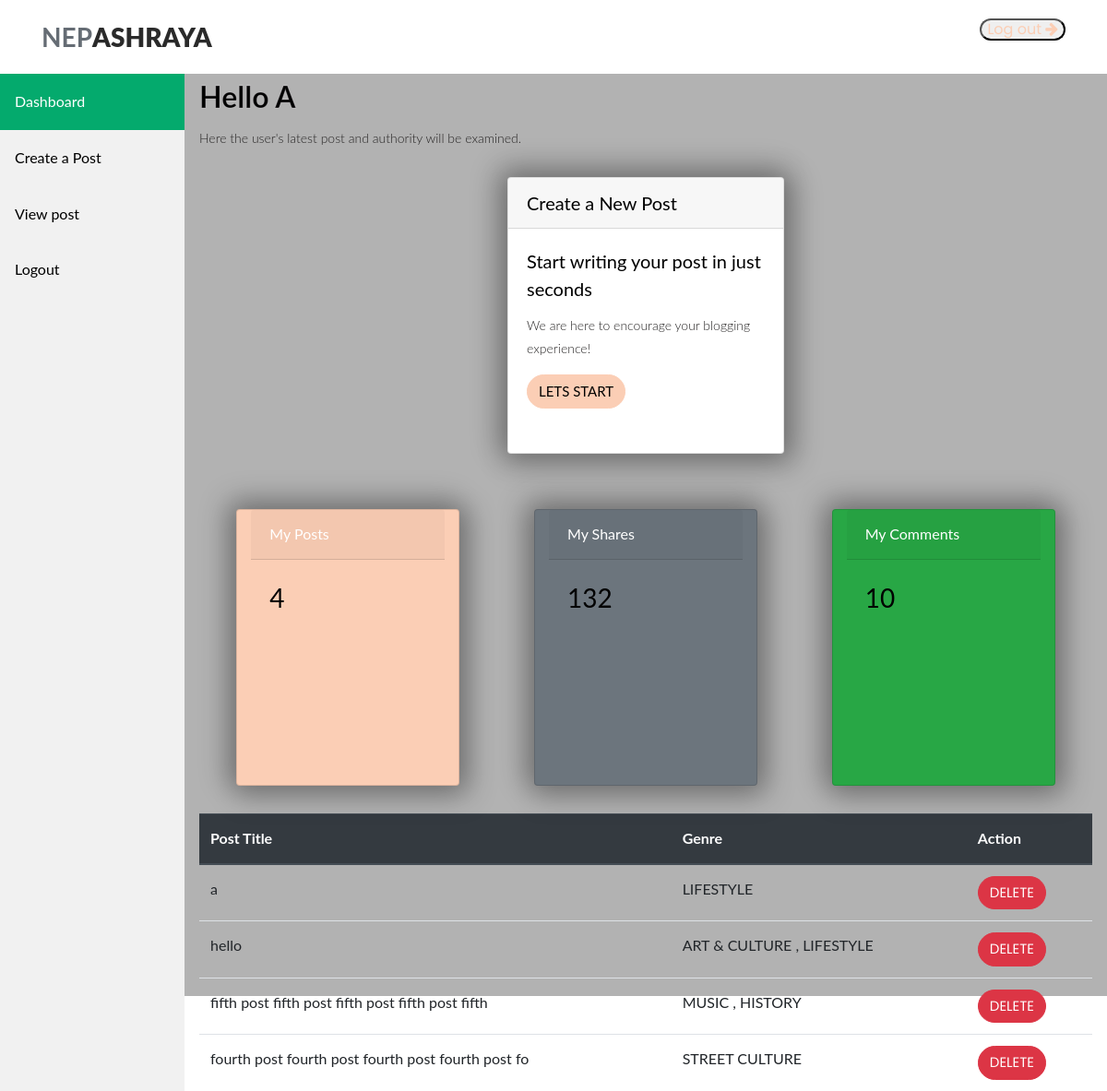
Page /upload/ (signed in) on the committed database.
### Nepa_application/models.py (models this page shows, shortened)
class Topic(models.Model):
    title = models.CharField(max_length=100)
    long_description = models.TextField()
    category = models.ManyToManyField("Category", related_name='topics')
    province = models.ForeignKey(province, on_delete=models.CASCADE, related_name='topics')
    post_date = models.DateTimeField(default=timezone.now)
    is_verified = models.BooleanField(default=False)
    author = models.CharField(max_length=100, default="Anonymous")
    likes = models.ManyToManyField(User, related_name='topic', blank=True)
    report = models.IntegerField(User, default=0)
    commentCount = models.IntegerField(default=0, null=True, blank=True)
    class Meta:
        ordering = ['-post_date']

class Category(models.Model):
    name = models.CharField(max_length=100)
    description = models.TextField()
    image = models.ImageField(upload_to='category_images')

### Nepa_application/views.py (the view, shortened to what this page needs)
# urls.py: path('upload/', views.upload, name = 'upload'),
@login_required
def upload(request):
    contex = []
    username = request.user.username
    if request.user.is_authenticated and not request.user.is_staff:
        my_posts = models.Topic.objects.filter(author=username)
        date_created = models.Topic.objects.filter(author=username).values('post_date')
        categories = models.Category.objects.filter(topics__in=my_posts)
        number_of_total_posts = my_posts.count()
        total_comments = get_total_comments_for_user(username)
        context = {'my_post': my_posts,
                'username':username,
                'categories':categories,
                'number_of_total_posts':number_of_total_posts,
                'date_created': date_created,
                'number':total_comments,
                }
    return render(request, 'auth/admin_index.html', context)

### Nepa_application/views.py (called while the page is built)
def get_total_comments_for_user(username):
    user = User.objects.get(username=username)
    total_comments = models.Comment.objects.filter(author=user).count()
    return total_comments

### templates/auth/admin_index.html (shortened to what this page needs)
{% load static %}
<!DOCTYPE html>
<html lang="en">
<head>
  <link rel="stylesheet" href="https://stackpath.bootstrapcdn.com/bootstrap/4.5.2/css/bootstrap.min.css">
  <link rel="stylesheet" type="text/css" href="{% static 'assets/css/bootstrap.min.css' %}">
  <link rel="stylesheet" type="text/css" href="{% static 'assets/css/font-awesome.css' %}">
  <link rel="stylesheet" type="text/css" href="{% static 'assets/css/owl-carousel.css' %}">
  <link rel="stylesheet" href="{% static 'assets/css/tooplate-artxibition.css' %}">
  <link rel="stylesheet" href="{% static 'assets/css/style.css' %}">
  <link href="{% static 'assets/css/main.css' %}" rel="stylesheet" />
</head>
<body>
<header class="header-area header-sticky">
    <div class="container">
        <div class="row">
            <div class="col-12">
                <nav class="main-nav">
                    <a href="{% url 'index' %}" class="logo">NEP<em>ASHRAYA</em></a>
                    <ul class="nav">
                        {% if user.is_authenticated %}
                        <button class="contactbutton" style="margin-left: 10px;"> <a href="{% url 'signout' %}"">Log out <i class="fa fa-arrow-right"></i></a></button>
                        {% endif %}
                    </ul>
                </nav>
            </div>
        </div>
    </div>
</header>
<div class="sidebar">
    <a class="active" id="refreshButton"="#home">Dashboard</a>
    {% if user.is_authenticated and user.is_staff %}
    <a href="{% url 'manage_user'  %}">Manage Users</a>
    <a href="{% url 'create_post' %}">Create a Post</a>
    <a href="{% url 'listofpost' %}">View post</a>
    {% elif user.is_authenticated and not user.is_staff %}
    <a href="{% url 'create_post' %}">Create a Post</a>
    <a href="{% url 'listofpost' %}">View post</a>
    {% endif %}
    <a href="{% url 'signout' %}">Logout</a>
</div>
{% if user.is_authenticated and user.is_staff %}
<div class="content">
    <h2><b>Hello {{username|upper}}</b></h2>
    <p>Here the user's latest post and authority will be examined.</p>
    <div class="container">
        <div class="row">
            <div class="card text-white bg-primary col-md-3 d-flex" >
                <div class="card-header">Posts</div>
                <div class="card-body">
                  <h3 class="card-title">{{number_of_total_posts}}</h3>
                </div>
            </div>
            <div class="card text-white bg-secondary col-md-3 d-flex" >
                <div class="card-header">Shares</div>
                <div class="card-body">
                  <h3 class="card-title">132</h3>
                </div>
            </div>
            <div class="card text-white bg-success col-md-3 d-flex" >
                <div class="card-header">Comments</div>
                <div class="card-body">
                  <h3 class="card-title">{{number}}</h3>
                </div>
            </div>
        </div>
    </div>
    <br><br>
    <h2>Unverified Posts</h2>
    <br>
    <table class="table">
        <thead class="thead-dark">
          <tr>
            <th scope="col">Username</th>
            <th scope="col">Post Title</th>
            <th scope="col">Genre</th>
            <th scope="col">Action</th>
          </tr>
        </thead>
        <tbody>
          {% for post in unverified_posts %}
          <tr>
            <td>{{post.author}}</td>
            <td>{{post.title | slice:50 }}</td>
            <td>
              {% for category in post.category.all %}
                {{ category.name }}
                {% if not forloop.last %}, {% endif %}
              {% endfor %}
            </td>
            <td>
              <form action="{% url 'verify_post' post.id %}" method="post" id="postForm">
                {% csrf_token %}
                <button type="submit" class="btn btn-success" onclick="confirmpost()" style="margin: 0; ">Post</button>
                <script>
                  function confirmpost() {
                    if (confirm("Are you sure you want to post this?")) {
            document.getElementById("postForm").submit();
        } else {
            return false;
        }
                  }
                </script>
              </form>
              <br>
              <form action="{% url 'block_post' post.id %}" method="post">
                {% csrf_token %}
                <button type="submit" class="btn btn-danger" onclick="confirmdelete()"  style="margin-top: -10px;">Block</button>
                <script>
                  function confirmdelete() {
                    confirm("Are you sure you want to block this post?")
                  }
                </script>
              </form>
              <form action="{% url 'view_post' post.id %}" method="post">
                {% csrf_token %}
                <button type="submit" class="btn btn-secondary" style="margin-top: 10px;">View</button>
              </form>
            </td>
            </tr>
        {% endfor %}
        </tbody>
    </table>
</div>
{% elif user.is_authenticated and not user.is_staff %}
<div class="content">
    <h2><b>Hello {{username|upper}}</b></h2>
    <p>Here the user's latest post and authority will be examined.</p>
    <div class="card">
      <h5 class="card-header">Create a New Post</h5>
      <div class="card-body">
        <h5 class="card-title">Start writing your post in just seconds</h5>
        <p class="card-text">We are here to encourage your blogging experience!</p>
        <a href="{% url 'create_post' %}" class="btn btn-primary">Lets Start</a>
      </div>
    </div>
    <div class="container">
        <div class="row">
          <div class="card text-white bg-primary col-md-3 d-flex" >
            <div class="card-header">My Posts</div>
            <div class="card-body">
              <h3 class="card-title">{{number_of_total_posts}}</h3>
            </div>
          </div>
          <div class="card text-white bg-secondary col-md-3 d-flex" >
            <div class="card-header">My Shares</div>
            <div class="card-body">
              <h3 class="card-title">132</h3>
            </div>
          </div>
          <div class="card text-white bg-success col-md-3 d-flex" >
            <div class="card-header">My Comments</div>
            <div class="card-body">
              <h3 class="card-title">{{number}}</h3>
            </div>
          </div>
        </div>
    </div>
    <table class="table">
        <thead class="thead-dark">
          <tr>
            <th scope="col">Post Title</th>
            <th scope="col">Genre</th>
            <th scope="col">Action</th>
          </tr>
        </thead>
        <tbody>
          {% for post in my_post %}
          <tr>
            <td>{{post.title | slice:50}}</td>
            <td>{% for category in post.category.all %}
              {{ category.name }}
              {% if not forloop.last %}, {% endif %}
            {% endfor %}</td>
            <td><form action="{% url 'block_post' post.id %}" method="post">
              <button type="submit" class="btn btn-danger" onclick="confirmdelete()">Delete</button>
            </form></td>
          </tr>
          {% endfor %}
        </tbody>
    </table>
</div>
{% endif %}
</body>
</html>

### static/assets/css/tooplate-artxibition.css (style rules this page uses)
html, body, div, span, applet, object, iframe, h1, h2, h3, h4, h5, h6, p, blockquote, div pre, a, abbr, acronym, address, big, cite, code, del, dfn, em, font, img, ins, kbd, q, s, samp, small, strike, strong, sub, sup, tt, var, b, u, i, center, dl, dt, dd, ol, ul, li, figure, header, nav, section, article, aside, footer, figcaption { margin: 0; padding: 0; border: 0; outline: 0; }
ul, li { padding: 0; margin: 0; list-style: none; }
header, section, article, aside, footer, hgroup { display: block; }
.main-nav a { display:block; transition: .3s; }
* { box-sizing: border-box; }
html, body { font-family: 'Poppins', sans-serif; font-weight: 400; background-color: #fff; font-size: 16px; -ms-text-size-adjust: 100%; -webkit-font-smoothing: antialiased; -moz-osx-font-smoothing: grayscale; }
a { text-decoration: none !important; }
h1, h2, h3, h4, h5, h6 { margin-top: 0px; margin-bottom: 0px; }
ul { margin-bottom: 0px; }
p { font-size: 14px; line-height: 25px; color: #272525; font-weight: 300; }
.contactbutton { border-radius: 15px; }
html, body { background: #fff; font-family: 'Poppins', sans-serif; }
.card { margin: 30px auto; width: 300px; height: 300px; border-radius: 40px; box-shadow: 5px 5px 30px 7px rgba(0,0,0,0.25), -5px -5px 30px 7px rgba(0,0,0,0.22); cursor: pointer; transition: 0.4s; }
.header-area { position: relative; top: 0px; left: 0px; right: 0px; z-index: 100; height: 80px; background: #fff; -webkit-transition: all .5s ease 0s; -moz-transition: all .5s ease 0s; -o-transition: all .5s ease 0s; transition: all .5s ease 0s; }
.header-area .main-nav { min-height: 80px; background: transparent; }
.header-area .main-nav .logo { line-height: 80px; color: #656c74; font-size: 28px; font-weight: 700; float: left; -webkit-transition: all 0.3s ease 0s; -moz-transition: all 0.3s ease 0s; -o-transition: all 0.3s ease 0s; transition: all 0.3s ease 0s; }
.header-area .main-nav .logo em { font-style: normal; color: #2a2a2a; font-weight: 900; }
.header-area .main-nav .nav { float: right; margin-top: 27px; margin-right: 0px; background-color: transparent; -webkit-transition: all 0.3s ease 0s; -moz-transition: all 0.3s ease 0s; -o-transition: all 0.3s ease 0s; transition: all 0.3s ease 0s; position: relative; z-index: 999; }
.header-area.header-sticky { min-height: 80px; }
.header-area.header-sticky .nav { margin-top: 20px !important; }
@media (max-width: 1200px) { .header-area .main-nav:before { display: none; } }
@media (min-width: 767px) { .header-area .main-nav .nav { display: flex !important; } }
h2 { -webkit-text-stroke-width: 1px; -webkit-text-stroke-color: rgba(255, 249, 255, 0.264); }

### static/assets/css/main.css (style rules this page uses)
html { line-height: 1.15; -ms-text-size-adjust: 100%; -webkit-text-size-adjust: 100%; }
body { margin: 0; }
article, aside, footer, header, nav, section { display: block; }
a { background-color: transparent; -webkit-text-decoration-skip: objects; }
b, strong { font-weight: inherit; }
b, strong { font-weight: bolder; }
button, input, optgroup, select, textarea { font-family: sans-serif; font-size: 100%; line-height: 1.15; margin: 0; }
button, input { overflow: visible; }
button, select { text-transform: none; }
button, html [type="button"], [type="reset"], [type="submit"] { -webkit-appearance: button; }
html { height: 100%; }
input, button { font-family: 'Poppins', sans-serif; }
* { box-sizing: border-box; }

### templates/auth/admin_index.html (style rules this page uses)
.sidebar { margin: 0; padding: 0; width: 200px; background-color: #f1f1f1; position: fixed; height: 100%; overflow: auto; }
.sidebar a { display: block; color: black; padding: 16px; text-decoration: none; }
.sidebar a.active { background-color: #04AA6D; color: white; }
div.content { margin-left: 200px; padding: 1px 16px; height: 1000px; }

### rows in the picture
Topic: title "a"
Category: name "LIFESTYLE"
Topic: title "hello"
Category: name "ART & CULTURE"
Topic: title "fifth post fifth post fifth post fifth post fifth"
Category: name "MUSIC"
Category: name "HISTORY"
Topic: title "fourth post fourth post fourth post fourth post fo"
Category: name "STREET CULTURE"

### other values in the picture
{{ username|upper }} "A"
{{ number_of_total_posts }} "4"
{{ number }} "10"
